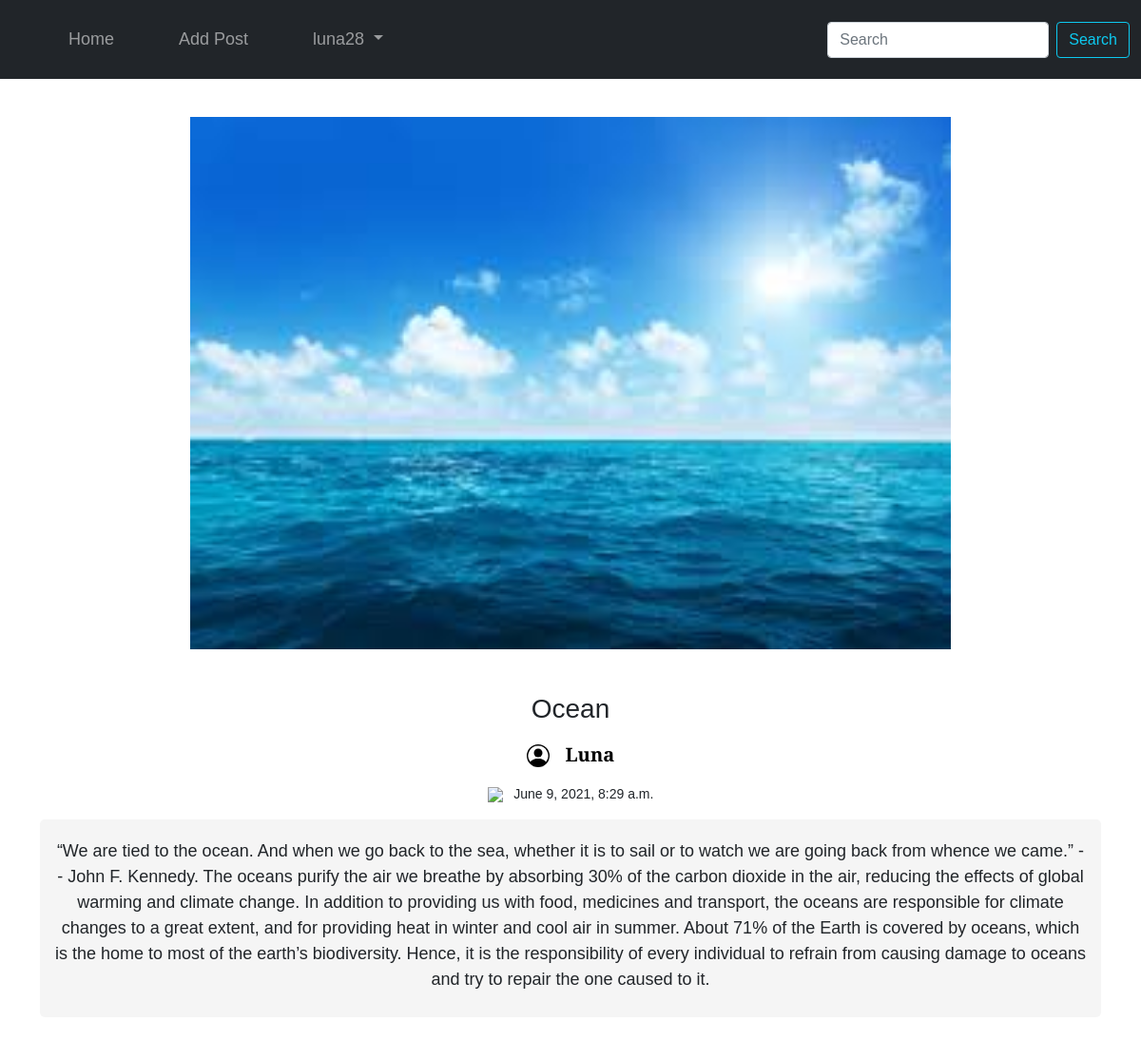
/post/12 (signed in), run on the app's committed database.
### blog/models.py (models this page shows, shortened)
class Post(models.Model):
    title = models.CharField(max_length=300)
    description = models.TextField()
    time = models.DateTimeField(auto_now_add=True)
    author = models.ForeignKey(Profile, on_delete=models.CASCADE)
    image = models.ImageField(upload_to = 'post', null= True, blank=True)

class Profile(models.Model):
    name = models.CharField(max_length=300)
    occupation = models.TextField(blank=True, null=True)
    time = models.DateTimeField(auto_now_add=True)
    dp = models.ImageField(upload_to = 'dp', null= True, blank=True, default='/dp/luna.jpg')
    prof_user = models.ForeignKey(User, on_delete=models.CASCADE)
    def __str__(self):
        return str(self.prof_user.username) + " " + str(self.name)

### blog/views.py (the view)
# urls.py: path('post/<int:pk>', views.single_post, name="single_post"),
def single_post(request, pk):
    single_post=Post.objects.filter(pk=pk)[0]
    context={
        "post":single_post
    }
    return render(request,"single_post.html", context)

### templates/single_post.html (shortened to what this page needs)
<!DOCTYPE html>
<html lang="en">
<head>
  <link href="https://cdn.jsdelivr.net/npm/bootstrap@5.0.0-beta3/dist/css/bootstrap.min.css" rel="stylesheet"
>
</head>
<body>
  <nav class="navbar navbar-expand-lg navbar-dark bg-dark" style="padding-top: 20px;padding-bottom: 20px; color: black;">
    <div class="container-fluid">
      <div class="collapse navbar-collapse" id="navbarSupportedContent">
        <ul class="navbar-nav me-auto mb-2 mb-lg-0">
          <li class="nav-item">
            <a class="nav-link" style="font-size: 18px; padding-left: 60px;"
              href="{% url 'home' %}">Home</a>
          </li>
          <li class="nav-item">
            <a class="nav-link" style="font-size: 18px; padding-left: 60px;" href="{% url 'addpost' %}">Add Post</a>
          </li>
          {% if request.user.is_authenticated %}
          <li class="nav-item dropdown">
            <a class="nav-link dropdown-toggle" href="#" id="navbarDropdown" role="button" data-bs-toggle="dropdown"
              aria-expanded="false" style="font-size: 18px; padding-left: 60px;">
              {{request.user.username}}
            </a>
          </li>
          {% else %}
          <li class="nav-item" style="padding-left: 60px;">
            <a class="nav-link" style="font-size: 18px;" href="{% url 'signup' %}">Sign Up</a>
          </li>
          {% endif %}
        </ul>
        <form method="POST" action="{% url 'search_text' %}" class="d-flex">{% csrf_token %}
          <input class="form-control me-2" type="text" name="search_text" placeholder="Search" aria-label="Search">
          <button class="btn btn-outline-info" type="submit">Search</button>
        </form>
      </div>
    </div>
  </nav>
  <center>
  <div class="container" style="padding-top: 40px;">
    <div class="img" style="max-width: 800px;">
      {% if post.image %}
      <img class="thumb" src="{{post.image.url}}" alt="">
      {% else %}
      <img class="thumb" src="https://source.unsplash.com/1600x900/?blog" alt="">
      {% endif %}
    </div>
    <div class="content" style="padding-top: 30px;">
      <p>
        <h3>
          {{post.title}}
        </h3>
    </p>
      <small>
      <a style="text-decoration: none;color: black; font-size: 20px;" href="{% url 'profile' post.author.pk %}">
        <p>
        <strong>
          {{post.author}}
        </strong>
      </p>
        </a>
        <p>          <img src="https://img.icons8.com/material/50/000000/clock--v1.png" height="25"/>
          {{post.time}}</p>
      </small>
<div class="descrp" style="background-color: whitesmoke; border-radius: 5px; padding: 20px 15px 10px 15px;">
      <p style="font-size: 18px;">
        {{post.description}}
      </p>
    </div>
    <br>
    </div>
  </div>
</center>
</body>
</html>

### templates/single_post.html (style rules this page uses)
* { margin: 0; padding: 0; font-family: 'Bitter', sans-serif; }
.thumb { width: 100%; height: 70vh; }

### data on the page
Post: image (picture), title "Ocean", author "Luna", time "June 9, 2021, 8:29 a.m.", description "“We are tied to the ocean. And when we go back to the sea, whether it is to sail or to watch we are going back from whence we came.” -- John F. Kennedy. The oceans purify the air we breathe by absorbing 30% of the carbon dioxide in the air, reducing the effects of global warming and climate change. In addition to providing us with food, medicines and transport, the oceans are responsible for climate changes to a great extent, and for providing heat in winter and cool air in summer. About 71% of the Earth is covered by oceans, which is the home to most of the earth’s biodiversity. Hence, it is the responsibility of every individual to refrain from causing damage to oceans and try to repair…"

### other printed values
{{ request.user.username }} "luna28"
